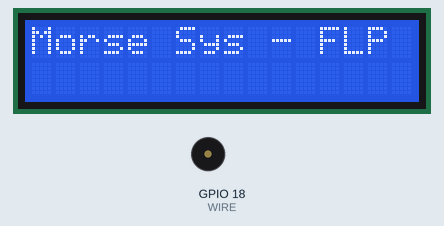
Simulated run of this program. Board: ESP32. Shown: 16×2 character LCD, buzzer (waves = sounding).

Above: at 0.1 s.
At 1.9 s:
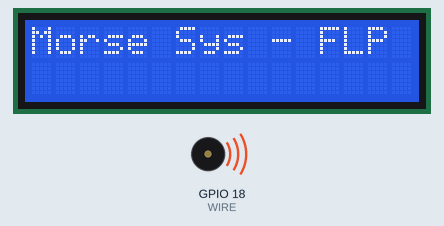
Timing chart, 0 to 130.0 s (numbered marks = the images above):
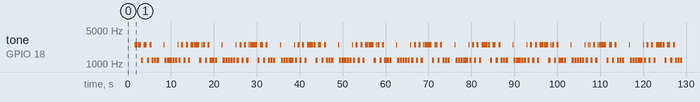

Measured:
- by itself, tone on GPIO 18 (WIRE): plays 2500 Hz for 0.15 s, 2500 Hz for 0.15 s, 2500 Hz for 0.15 s, 2500 Hz for 0.15 s, 2500 Hz for 0.15 s, 2500 Hz for 0.15 s … (304 notes in this stretch)

The program:

main.cpp
```cpp
#include <Wire.h>
#include <Arduino.h>
#include "config.h"
#include "translator.h"
#include "display.h"

const char* display_text = "Hello, world!";

void setup() {
  setupDisplay();
  pinMode(WIRE, OUTPUT);
}

void loop() {
  translator(display_text);
}
```

display.h
```cpp
#ifndef DISPLAY_H
#define DISPLAY_H

#include <Arduino.h>
#include <LiquidCrystal_I2C.h>
#include "config.h"

void centerAndDisplayText(const char*  word);
void setupDisplay();
void displayText(const char* text);

#endif
```

translator.h
```cpp
#ifndef TRANSLATOR_H
#define TRANSLATOR_H

#include <Arduino.h>
#include "config.h"

void sendDash();
void sendDot();
void processChar(char c);
void translator(const char* word);

#endif
```

display.cpp
```cpp
#include "display.h"

const char*  STARTUP_TEXT = "Morse Sys - FLP";

LiquidCrystal_I2C lcd(LCD_ADDRESS, LCD_COLUMNS, LCD_ROWS);

void centerAndDisplayText(const char* word) {
    int word_length = strlen(word);
    int center_cursor = (LCD_COLUMNS - word_length) / 2;
    lcd.setCursor(center_cursor, 0);
    lcd.print(word);
}

void setupDisplay() {
    lcd.init();
    lcd.backlight();
    lcd.clear();
    centerAndDisplayText(STARTUP_TEXT);
    delay(1500);
}

void displayText(const char*  word) {
    centerAndDisplayText(word);
}
```

translator.cpp
```cpp
#include "translator.h"

const char* MORSE_ALPHABET[] = {
    ".-",       // A
    "-...",     // B
    "-.-.",     // C
    "-..",      // D
    ".",        // E
    "..-.",     // F
    "--.",      // G
    "....",     // H
    "..",       // I
    ".---",     // J
    "-.-",      // K
    ".-..",     // L
    "--",       // M
    "-.",       // N
    "---",      // O
    ".--.",     // P
    "--.-",     // Q
    ".-.",      // R
    "...",      // S
    "-",        // T
    "--.",      // U
    "...-",     // V
    ".--",      // W
    "-..-",     // X
    "-.--",     // Y
    "--..",      // ZZ
};

void sendDash() {
    tone(WIRE, 1200);
    delay(DASH_DELAY);
    noTone(WIRE);
    delay(CHAR_SPACE);
}

void sendDot() {
    tone(WIRE, 2500);
    delay(DOT_DELAY);
    noTone(WIRE);
    delay(CHAR_SPACE);
}

void processChar(char c) {
    c = toupper(c);

    if (c >= 'A' && c <= 'Z') {
        int index = c - 'A';
        const char* morseCode = MORSE_ALPHABET[index];

        for (int i = 0; morseCode[i] != '\0'; i++) {
            if (morseCode[i] == '.') {
                sendDot();
            } else if (morseCode[i] == '-') {
                sendDash();
            }
            delay(CHAR_SPACE);
        }
    } else if (c == ' ') {
        delay(SPACE_TIME);
    }
}

void translator(const char* word) {
    for (int i = 0; word[i] != '\0'; i++) {
        processChar(word[i]);
    }
}
```

config.h
```cpp
#ifndef CONFIG_H
#define CONFIG_H

// Main lcd settings.
// Width = 16, Height = 2
#define LCD_COLUMNS     16
#define LCD_ROWS        2
#define LCD_ADDRESS     0x27
#define PLAY_SPEED      1 // The playback speed of each letter.

// Each symbol had your own speed.
// Then we divide by the main SPEED.
#define DASH_DELAY      (500 / PLAY_SPEED)
#define DOT_DELAY       (150 / PLAY_SPEED)

#define SPACE_TIME      1000 // Space char time to separate each word.
#define CHAR_SPACE      50
#define WIRE            18 // Output Wire of Speaker

#endif
```
